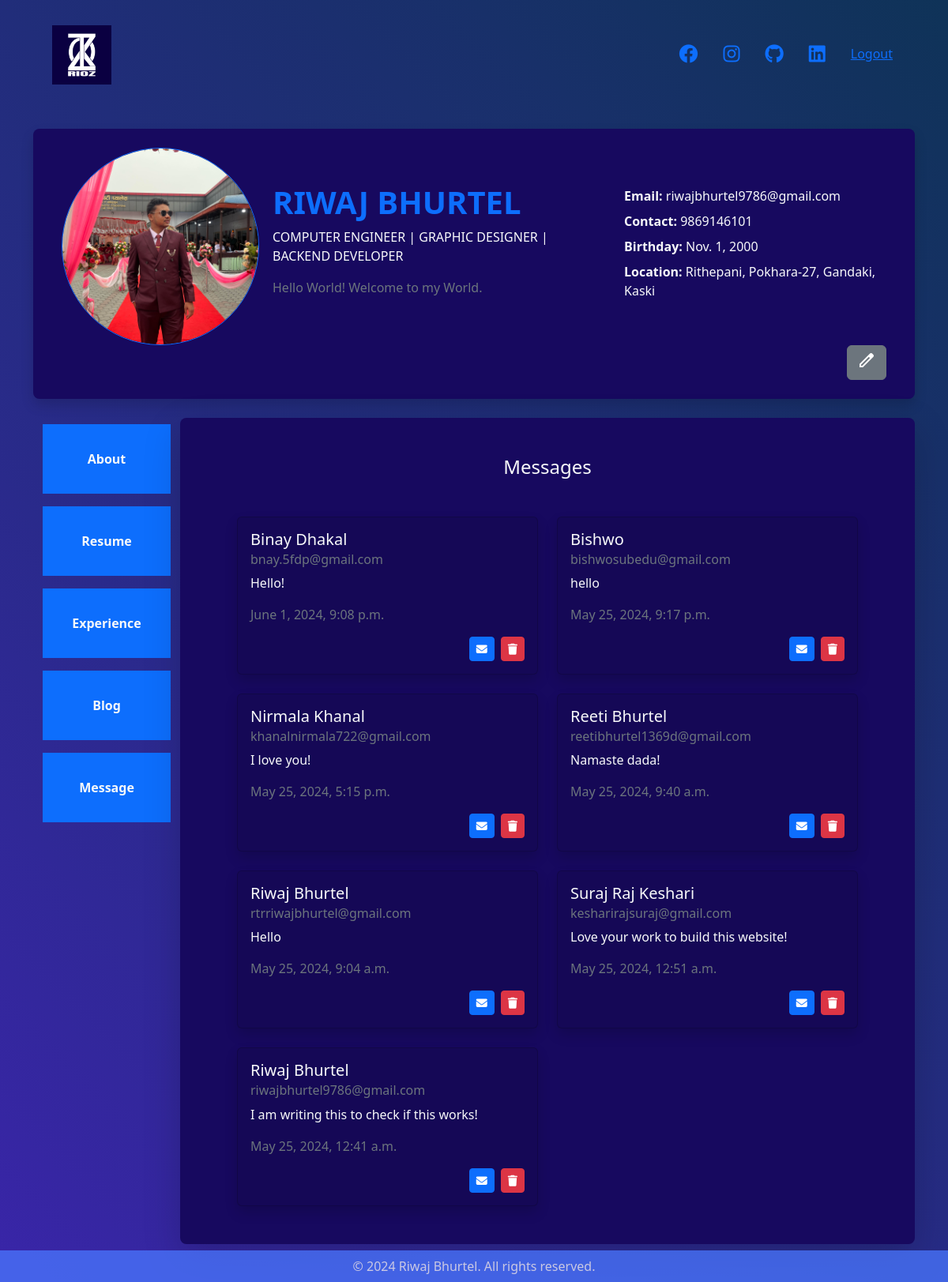
/messages/ (signed in), run on the app's committed database.
### rioz/models.py (models this page shows, shortened)
class Information(models.Model):
    name = models.CharField(max_length=75)
    avatar = models.ImageField(upload_to='static/images/avatars/')
    cover_pic = models.ImageField(blank=True, null=True, upload_to='static/images/cover_pic/')
    address = models.CharField(max_length=255)
    email = models.EmailField()
    born_date = models.DateField(blank=True, null=True)
    contact = models.CharField(
        max_length=13,
        validators=[MinLengthValidator(10), MaxLengthValidator(13)]
    )
    cv = models.FileField(upload_to='static/cv/', blank=True, null=True)
    facebook = models.URLField(null=True, blank=True)
    instagram = models.URLField(null=True, blank=True)
    github = models.URLField(null=True, blank=True)
    linkedin = models.URLField(null=True, blank=True)
    twitter = models.URLField(null=True, blank=True)

class About(models.Model):
    short_bio = models.CharField(max_length=100)
    intro = models.CharField(max_length=350)
    about_me = models.TextField(null=True, blank=True)

class Message(models.Model):
    name = models.CharField(max_length=100, null=False, blank=False)
    email = models.EmailField(max_length=255, null=False, blank=False)
    message = models.TextField(null=False, blank=False)
    send_time = models.DateTimeField(auto_now_add=True)
    is_read = models.BooleanField(default=False)

### rioz/views.py (the view)
# urls.py: path('messages/', views.message_user, name='messages'),
@login_required
def message_user(request):
    information = Information.objects.first()
    about = About.objects.first()
    message = Message.objects.all().order_by('-send_time')
    return render(request, 'rioz/message_user.html', {'information': information,
                                                      'about': about,
                                                      'messages': message})

### templates/rioz/message_user.html
<!DOCTYPE html>
{% extends 'rioz/index.html' %}
{% load static %}
{% block messages %}
{% if user.is_authenticated %}
<div class="container-fluid">
    <div class="container my-4">
        <h4 class="text-center text-light">Messages</h4>
    </div>
    <div class="container py-4">
        <div class="row row-cols-1 row-cols-md-2 g-4">
            {% for message in messages %}
            <div class="col">
                <div class="card shadow text-light" style="background-color: #150856;">
                    <div class="card-body">
                        <h5 class="card-title">{{ message.name }}</h5>
                        <h6 class="card-subtitle mb-2 text-secondary">{{ message.email }}</h6>
                        <p class="card-text">{{ message.message }}</p>
                        <p class="card-text text-secondary">{{ message.send_time }}</p>
                        <div class="d-flex justify-content-end">
                            <a href="https://mail.google.com/mail/?view=cm&fs=1&to={{ message.email }}" target="_blank" class="btn btn-primary btn-sm me-2" title="Send Email">
                                <i class="fas fa-envelope"></i>
                            </a>
                            <a href="{% url 'rioz:delete_messages' pk=message.pk %}" class="btn btn-danger btn-sm" title="Delete Message">
                                <i class="fas fa-trash"></i>
                            </a>
                        </div>
                    </div>
                </div>
            </div>
            {% endfor %}
        </div>
    </div>
</div>
{% endif %}
{% endblock %}

### templates/rioz/index.html (shortened to what this page needs)
<!DOCTYPE html>
{% load static %}
<html lang="en">
<head>
    <link rel="stylesheet" href="{% static 'css/style.css' %}">
    <link rel="stylesheet" href="https://cdnjs.cloudflare.com/ajax/libs/font-awesome/6.2.1/css/all.min.css"
>
    <link href="https://cdn.jsdelivr.net/npm/bootstrap@5.3.3/dist/css/bootstrap.min.css" rel="stylesheet"
>
</head>
<body style="background: linear-gradient(225deg, #0f3358, #3925a8);">
    <div class="container">
        <div class="container-fluid">
            <nav class="navbar navbar-expand-lg">
                <div class="container-fluid">
                    <a class="navbar-brand" href="{% url 'rioz:home' %}">
                        <img style="width: 75px;" src="{% static 'images/logo/Rioz Logo.jpg' %}" alt="Logo">
                    </a>
                </div>
                <div class="my-5 d-flex">
                    {% if information.facebook %}
                    <div class="navbar-item mx-3">
                        <a href="{{information.facebook}}" target="_blank">
                            <i class='fab fa-facebook' style='font-size:24px'></i>
                        </a>
                    </div>
                    {% endif %}
                    {% if information.instagram %}
                    <div class="navbar-item mx-3" target="_blank">
                        <a href="{{information.instagram}}">
                            <i class="fab fa-instagram" style='font-size:24px'></i>
                        </a>
                    </div>
                    {% endif %}
                    {% if information.github %}
                    <div class="navbar-item mx-3">
                        <a href="{{information.github}}" target="_blank">
                            <i class="fab fa-github" style='font-size:24px'></i>
                        </a>
                    </div>
                    {% endif %}
                    {% if information.linkedin %}
                    <div class="navbar-item mx-3">
                        <a href="{{information.linkedin}}" target="_blank">
                            <i class="fab fa-linkedin" style='font-size:24px'></i>
                        </a>
                    </div>
                    {% endif %}
                    {% if user.is_authenticated %}
                    <div class="navbar-item mx-3">
                        <a class="navbar-link" href="{% url 'rioz:user_logout' %}">
                            Logout
                        </a>
                    </div>
                    {% endif %}
                </div>
            </nav>
        </div>
        <div class="container-fluid rounded-3 shadow" style="background-color: #17095f;">
            <div class="container my-4 p-4">
                <div class="row g-4 align-items-center">
                    <div class="col-md-3 text-center">
                        <img class="rounded-circle border border-primary"
                            style="width: 250px; height: 250px; object-fit: cover;" src="{{information.avatar.url}}"
                            alt="Avatar">
                    </div>
                    <div class="col-md-5 text-light">
                        <h1 class="text-primary text-uppercase fw-bold">{{information.name}}</h1>
                        <p class="text-light text-uppercase">{{about.short_bio}}</p>
                        <p class="text-secondary mt-3">{{about.intro}}</p>
                    </div>
                    <div class="col-md-4 text-light">
                        <div class="d-flex flex-column justify-content-center align-items-start h-100">
                            <p class="mb-2">
                                <strong>Email:</strong> {{information.email}}
                            </p>
                            <p class="mb-2">
                                <strong>Contact:</strong> {{information.contact}}
                            </p>
                            <p class="mb-2">
                                <strong>Birthday:</strong> {{information.born_date}}
                            </p>
                            <p class="mb-2">
                                <strong>Location:</strong> {{information.address}}
                            </p>
                        </div>
                    </div>
                </div>
                {% if user.is_authenticated %}
                <div class="d-flex justify-content-end">
                    <a href="#" class="btn btn-secondary">
                        <span class="material-symbols-outlined">
                        </span>
                    </a>
                </div>
                {% endif %}
            </div>
        </div>
        <div class="container-fluid">
            <div class="row">
                <div class="col-md-2 rounded-3 py-2 ">
                    <ul class="navbar-nav flex-column text-center">
                        <li class="nav-item bg-primary p-4 mb-3 fw-bold">
                            <a class="nav-link text-light" href="{% url 'rioz:home' %}">About</a>
                        </li>
                        <li class="nav-item bg-primary p-4 mb-3 fw-bold">
                            <a class="nav-link text-light" href="{% url 'rioz:resume' %}">Resume</a>
                        </li>
                        <li class="nav-item bg-primary mb-3 p-4 fw-bold">
                            <a class="nav-link text-light" href="{% url 'rioz:experience' %}">Experience</a>
                        </li>
                        <li class="nav-item bg-primary mb-3 p-4 fw-bold">
                            <a class="nav-link text-light" href="{% url 'rioz:blog' %}">Blog</a>
                        </li>
                        {% if user.is_authenticated %}
                        <li class="nav-item bg-primary p-4 fw-bold">
                            <a class="nav-link text-light" href="{% url 'rioz:messages' %}">Message</a>
                        </li>
                        {% endif %}
                    </ul>
                </div>
                <div style="background-color: #17095f;" class="col-md-10 rounded-3 shadow-lg py-4 px-5 mb-5">
                    {% block messages %}
                    {% endblock %}
                </div>
            </div>
        </div>
    </div>
    <footer class="footer mt-auto py-2">
        <div class="container text-center">
            <p class="mb-0">&copy; 2024 Riwaj Bhurtel. All rights reserved.</p>
        </div>
    </footer>
</body>
</html>

### templates/rioz/index.html (style rules this page uses)
body { display: flex; flex-direction: column; min-height: 100vh; margin: 0; }
.footer { background-color: #4a77ff; color: white; text-align: center; padding: 1rem 0; position: fixed; width: 100%; bottom: 0; opacity: 75%; }

### data on the page
Information: avatar (picture), name "RIWAJ BHURTEL", email "riwajbhurtel9786@gmail.com", contact "9869146101", born_date "Nov. 1, 2000", address "Rithepani, Pokhara-27, Gandaki, Kaski"
About: short_bio "COMPUTER ENGINEER | GRAPHIC DESIGNER | BACKEND DEVELOPER", intro "Hello World! Welcome to my World."
Message: name "Binay Dhakal", email "bnay.5fdp@gmail.com", message "Hello!", send_time "June 1, 2024, 9:08 p.m."
Message: name "Bishwo", email "bishwosubedu@gmail.com", message "hello", send_time "May 25, 2024, 9:17 p.m."
Message: name "Nirmala Khanal", email "khanalnirmala722@gmail.com", message "I love you!", send_time "May 25, 2024, 5:15 p.m."
Message: name "Reeti Bhurtel", email "reetibhurtel1369d@gmail.com", message "Namaste dada!", send_time "May 25, 2024, 9:40 a.m."
Message: name "Riwaj Bhurtel", email "rtrriwajbhurtel@gmail.com", message "Hello", send_time "May 25, 2024, 9:04 a.m."
Message: name "Suraj Raj Keshari", email "kesharirajsuraj@gmail.com", message "Love your work to build this website!", send_time "May 25, 2024, 12:51 a.m."
Message: name "Riwaj Bhurtel", email "riwajbhurtel9786@gmail.com", message "I am writing this to check if this works!", send_time "May 25, 2024, 12:41 a.m."
